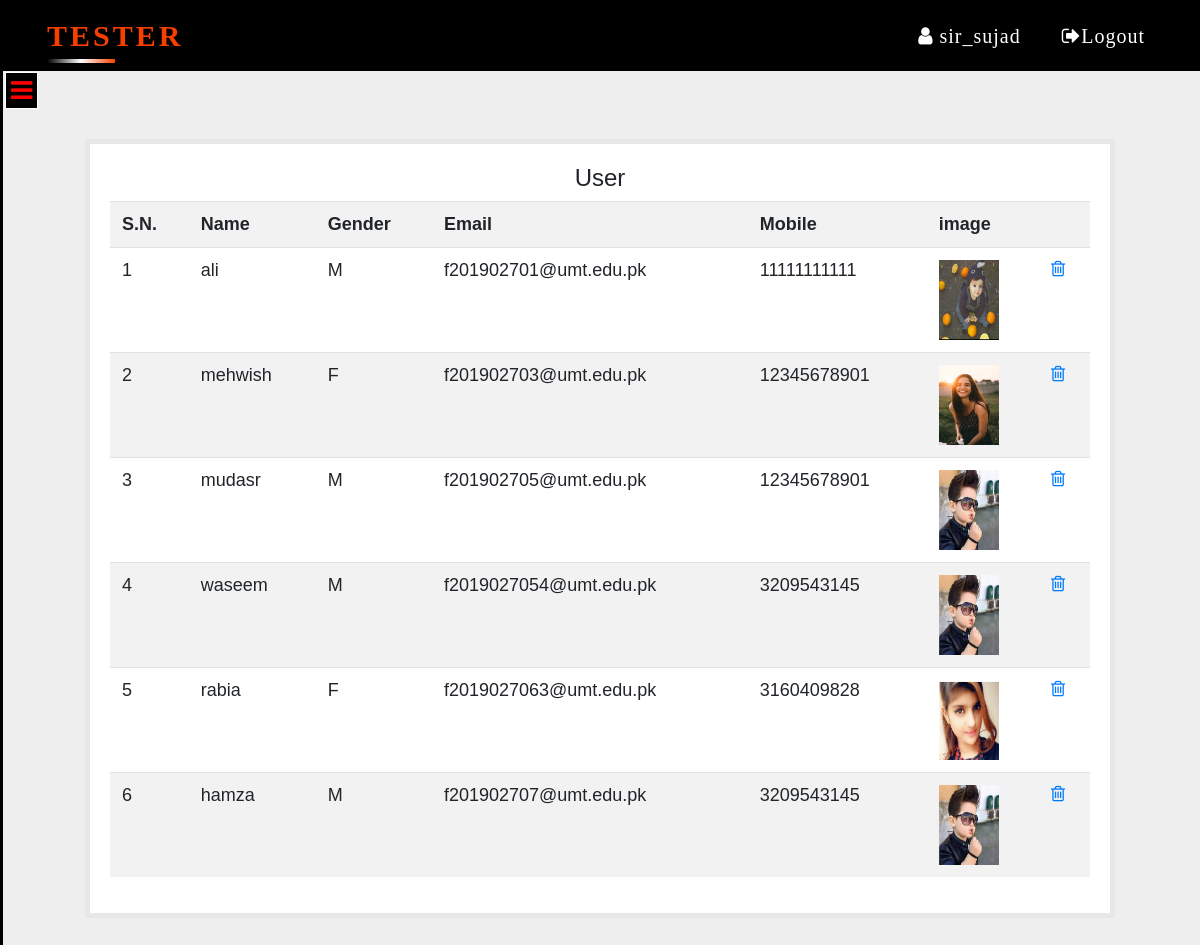
The app's page /dash1.php?q=1 (signed in) with its own data.
### tables this page shows
CREATE TABLE `user` (
  `name` varchar(50) NOT NULL,
  `gender` varchar(5) NOT NULL,
  `email` varchar(50) NOT NULL,
  `mob` bigint(20) NOT NULL,
  `password` varchar(50) NOT NULL,
  `image` varchar(500) NOT NULL,
  `date` timestamp NOT NULL DEFAULT current_timestamp()
);

### dash1.php (the view, shortened to what this page needs)
 <?php include 'link.php'?>
 <?php
 include_once 'dbConnection.php';
?>
<!DOCTYPE html>
<html>
<head>
	 <link rel="stylesheet" type="text/css" href="css/style.css">>
</head>
<body>
     <nav class="navbar navbar-expand-lg navbar-light bg-light fixed-top"  style="background-color: black !important">
        <div class="container">
        <div class="line">
  <a class="navbar-brand" href="#">
     <span></span>
    <span></span>  TESTER</a></div>
  <div class="collapse navbar-collapse" id="navbarSupportedContent">
    <ul class="navbar-nav ml-lg-auto">
      <li class="nav-item active">
        <a class="nav-link" href="#"><i class="fa fa-user" aria-hidden="true"></i>&nbsp;<span style="margin-right: 15px"><?php echo $_SESSION['name'];  ?> </span> </a>
      </li>
      <li class="nav-item">
        <a class="nav-link" href="logout.php?q=home.php">&nbsp;<i class="fa fa-sign-out" aria-hidden="true"></i>Logout</a>
      </li>
    </ul>
  </div></div>
</nav>
  <div id="first">
	<div class="sideopen fixed"  >
		<a href="#" onclick="openSlideMenu();" ><i class="fa fa-bars" aria-hidden="true"></i></a>
	 </div>
	<div class="nav sidenave" id="close">
		<a href="#" onclick="closeSlideMenu();"><i class="fa fa-times" aria-hidden="true"></i></a>
		<ul class="homicon"><br>
		</ul>
	 </div></div>
   <div class="container">
<div class="row">
<div class="col-md-12">
<?php
      if(@$_GET['q']==1) {
      $result = mysqli_query($con,"SELECT * FROM user") or die('Error');
          echo  '<div class="homepanel">
                    <h4 style="text-align:center">User</h4>
                   <div class="table-responsive">
                     <table class="table table-striped title1">
                        <tr>
                            <td><b>S.N.</b></td>
                            <td><b>Name</b></td>
                            <td><b>Gender</b></td>
                            <td><b>Email</b></td>
                            <td><b>Mobile</b></td>
                            <td><b>image</b></td>
                            <td></td>
                        </tr>';
      $c=1;
      while($row = mysqli_fetch_array($result)) {
      	$name = $row['name'];
      	$mob = $row['mob'];
      	$gender = $row['gender'];
        $email = $row['email'];
      	$image = $row['image'];
         echo '<tr>
                  <td>'.$c++.'</td>
                  <td>'.$name.'</td>
                  <td>'.$gender.'</td>
                  <td>'.$email.'</td>
                  <td>'.$mob.'</td>
                  <td><a href="'.$image.'"><img src="'.$image.'" height="80px" width="60px"></a></td>
      	          <td><a href="update.php?demail='.$email.'" onclick=" return checkdlt()"><i class="fa fa-trash-o" aria-hidden="true"></i></a></td>
              </tr>';
      }
      echo '</table></div></div>';
}
?>
</div></div></div>
</body>
</html>

### link.php (shortened to what this page needs)
<link rel="stylesheet" href="https://maxcdn.bootstrapcdn.com/bootstrap/4.0.0/css/bootstrap.min.css">
<link rel="stylesheet" href="https://cdnjs.cloudflare.com/ajax/libs/font-awesome/4.7.0/css/font-awesome.min.css" />

### css/style.css (style rules this page uses)
body { padding:0; box-sizing: border-box; background:#eee; }
.navbar { z-index:9; }
.navbar-light .navbar-nav .nav-link { color: rgba(255,255,255,1) !important; margin-left: 2px; margin-right:2px; font-size: 20px; font-weight: 500; font-family:'typo'; position: relative; letter-spacing: 1px; }
.navbar-brand, .navbar-brand:hover, .navbar-brand:focus, .navbar-brand:visited { color: #F73F00 !important; font-size: 30px !important; font-weight:bold !important; margin-left: 2px; font-family:'typo'; text-transform: uppercase; }
.line a { position: relative;letter-spacing: 3px; overflow: hidden; }
.line a span { position: absolute; }
.line a span:nth-child(1) { bottom: 0%; left: 0%; height: 4px; width: 50%; background:linear-gradient(90deg,transparent,white, #F73F00 ); animation:animat1 2s linear infinite; }
.sidenave { height: 100%; width: 0px; position: fixed; top:71px; left: 0px; padding-top:25px; background-color: #2d3235; overflow: hidden; z-index: 1; transition: all .3s linear; border-right: 3px solid black; }
.sideopen i { font-size: 25px; position: fixed; color: red; top:72px; border:1px solid #fff; background: #000; padding: 5px; left: 5px; z-index:1 ; }
#first { transition: all.2s linear; z-index: 9; margin-top: 75px !important; }
.sidenave ul { list-style: none; margin-top: 40px; margin-left: -20px }
.homepanel { border: 5px solid #E7E7E7; margin:40px; padding:20px; background-color: #FFf; font: 15px "Century Gothic", "Times Roman", sans-serif; }
.title1 { font: "Century Gothic", "Times Roman", sans-serif; font-weight: 500; font-size: 18px !important; }

### records on screen
user: name "ali", gender "M", email "f201902701@umt.edu.pk", mob "11111111111", image (picture)
user: name "mehwish", gender "F", email "f201902703@umt.edu.pk", mob "12345678901", image (picture)
user: name "mudasr", gender "M", email "f201902705@umt.edu.pk", mob "12345678901", image (picture)
user: name "waseem", gender "M", email "f2019027054@umt.edu.pk", mob "3209543145", image (picture)
user: name "rabia", gender "F", email "f2019027063@umt.edu.pk", mob "3160409828", image (picture)
user: name "hamza", gender "M", email "f201902707@umt.edu.pk", mob "3209543145", image (picture)

### other values on screen
$_SESSION['name'] "sir_sujad"
